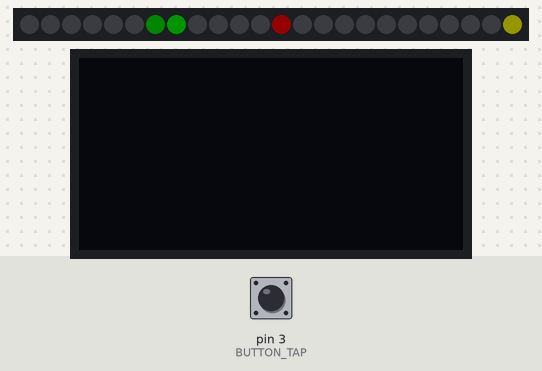
Recording of a sketch running on a simulated Arduino Uno, built with avr-gcc and run on an emulated ATmega328P. Shown: 24 RGB LEDs in strip order, left to right, 128×64 one-colour display. Inputs (shaded band) come from the test bench; at power-on: pin 3 (BUTTON_TAP) HIGH. Dim RGB values are drawn brighter than linear; random numbers use the default seed unless the sketch sets one.

Above: at 2.84 s.
3.3 s: pin 3 (BUTTON_TAP) pulled LOW for 0.15 s
At 4.7 s:
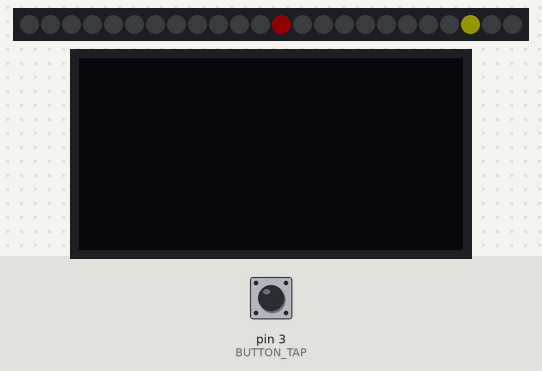
6.4 s: pin 3 (BUTTON_TAP) pulled LOW for 1 s
8.0 s: pin 3 (BUTTON_TAP) pulled LOW for 0.15 s
At 8.19 s:
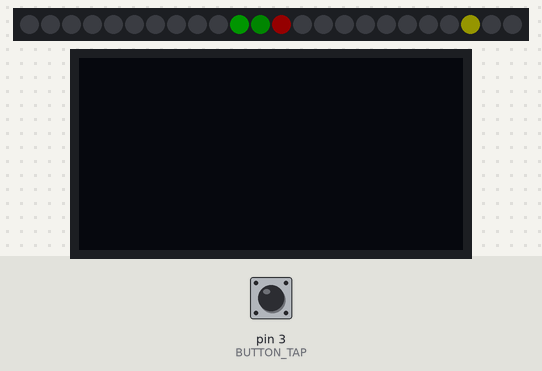
8.7 s: pin 3 (BUTTON_TAP) pulled LOW for 3.2 s
At 11.8 s:
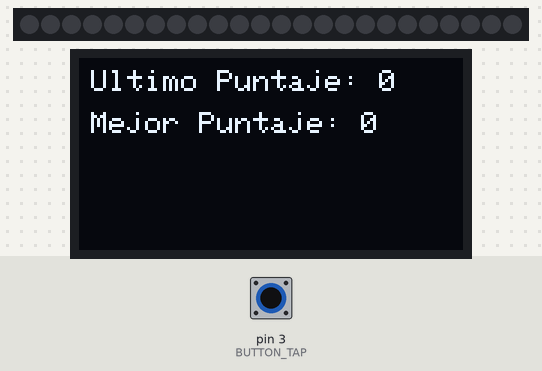
Timing chart, 0 to 13.3 s (numbered marks = the images above; inputs shaded):
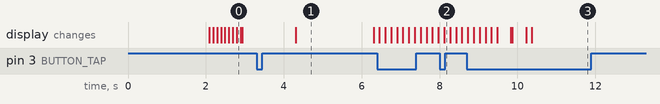

The sketch:

GameNeoPixel.ino
```cpp
// Librerias necesarias
#include <Adafruit_NeoPixel.h>
#include "OneButton.h"
#include <Wire.h>
#include <Adafruit_GFX.h>
#include <Adafruit_SSD1306.h>

// GPIO donde se conecta el aro
#define PIXELPIN       4

// Cantidad de leds que tiene el aro
#define NUMPIXELS      24

// GPIO donde se conecta el boton
#define BUTTON_TAP     3

#define OLED_RESET 4
Adafruit_SSD1306 display(OLED_RESET);

// Inicializo el boton
OneButton buttonTAP(BUTTON_TAP, false);

// Inicializo el aro
Adafruit_NeoPixel pixels = Adafruit_NeoPixel(NUMPIXELS, PIXELPIN, NEO_GRB + NEO_KHZ800);

// Variables
int playerIndex = -1;
int playerIndexTrail = -1;
int playerDirection = 1;
float nextMove = 0;
float currentPlayerSpeed = 100;
unsigned long countdown  = 0;
int enemyIndex = -1;
int coinIndex = -1;
int score = 0;
int bestScore = 0;
int lastScore = 0;
bool gameOver = false;

void setup()
{
  // Seteo el boton como entrada
  pinMode( BUTTON_TAP, INPUT );

  buttonTAP.attachClick(singleClick);
  buttonTAP.attachLongPressStart(longClick);

  // Inicializo el aro
  pixels.begin();
  pixels.setBrightness(20);

  countdown = millis() + 2000;

  display.begin(SSD1306_SWITCHCAPVCC, 0x3C);//CONFIGURA LA DIRECCION DEL DISPLAY
  display.clearDisplay();//BORRAR DISPLAY
  display.setTextColor(SSD1306_WHITE);//TEXTO EN COLOR BLANCO
  display.setTextSize(1);//TAMAÑO DE LA LETRA (SE PUDE AJUSTRAR CON DECIMALES EJEMPLO (1.1, 1.2, 1.3...)
  display.setCursor(5,10);
  display.println("Iniciando...");//TEXTO EN PANTALLA
  display.display();
  delay(2000);
  display.clearDisplay();
  display.display();
}

void loop()
{
  buttonTAP.tick();

  if ( gameOver )
    return;

  SetLevel();
  if ( countdown > millis() )
  {
    pixels.show();
    return;
  }
  DisplayPlayer();
  pixels.show();
}

// Limpio el nivel
void ClearLevel()
{
  for(int i=0;i<NUMPIXELS;i++)
      pixels.setPixelColor(i, pixels.Color(0,0,0));

  pixels.show();
}

// Muestro el mejor puntaje en amarillo, si el ultimo puntaje es menor al mejor puntaje lo muestro en rojo
void BestScore()
{
  // Mejor puntaje en amarillo
  for(int i=0;i<NUMPIXELS;i++)
  {
    if ( i < bestScore )
      pixels.setPixelColor(i, pixels.Color(255,155,0));
    else
      pixels.setPixelColor(i, pixels.Color(0,0,0));
  }

  if ( lastScore < bestScore )
  {
    for(int i=0;i<lastScore;i++)
      pixels.setPixelColor(i, pixels.Color(255,0,0));
  }
  pixels.show();
  display.setCursor(4,4);
  display.print("Ultimo Puntaje: ");
  display.print(lastScore);
  display.setCursor(4,18);
  display.print("Mejor Puntaje: ");
  display.print(bestScore);
  display.display();
  delay(3000);
  display.clearDisplay();
}

// Animacion de Game over
void GameOver()
{
  int a = enemyIndex;
  int b = enemyIndex;

  for(int i=0;i<NUMPIXELS/2;i++)
  {
      pixels.setPixelColor(a, pixels.Color(255,0,0));
      pixels.setPixelColor(b, pixels.Color(255,0,0));
      a = ( a + 1) % NUMPIXELS;
      b--;
      if ( b == -1 )
        b = NUMPIXELS;

      pixels.show();
      delay(20);
  }

  delay(100);

  a = enemyIndex;
  b = enemyIndex;

  for(int i=0;i<NUMPIXELS/2;i++)
  {
      pixels.setPixelColor(a, pixels.Color(0,0,0));
      pixels.setPixelColor(b, pixels.Color(0,0,0));

      a = ( a + 1) % NUMPIXELS;
      b--;
      if ( b == -1 )
        b = NUMPIXELS;

        pixels.show();
        delay(20);
  }

  // Mejor puntaje
  delay(100);
  BestScore();
}

// Seteo el nivel
void SetLevel()
{
  if ( enemyIndex < 0 )
  {
    if ( playerIndex < 0 )
    {
      enemyIndex = NUMPIXELS / 2;
    }
    else
    {
      enemyIndex = random(0, NUMPIXELS);

      while ( abs(enemyIndex - playerIndex ) < ( NUMPIXELS / 4 ) )
        enemyIndex = random(0, NUMPIXELS);
    }
  }
  if ( coinIndex < 0 )
  {
      coinIndex = random(0, NUMPIXELS);

      while ( abs(coinIndex - playerIndex ) < 7 || ( abs(coinIndex - enemyIndex ) < 7 ) )
        coinIndex = random(0, NUMPIXELS);
  }

  pixels.setPixelColor(enemyIndex, pixels.Color(255,0,0));
  pixels.setPixelColor(coinIndex, pixels.Color(255,255,0));
}

void DisplayPlayer()
{

  if ( nextMove < millis() )
  {
    nextMove = millis() + currentPlayerSpeed;

    if ( playerIndexTrail >= 0 )
        pixels.setPixelColor(playerIndexTrail, pixels.Color(0, 0, 0));

    if ( playerIndex >= 0)
    {
      pixels.setPixelColor(playerIndex, pixels.Color(0, 100, 0));
      playerIndexTrail = playerIndex;
    }

    playerIndex += playerDirection;

    if ( playerIndex < 0 )
      playerIndex = NUMPIXELS - 1;
    else if ( playerIndex == NUMPIXELS )
      playerIndex = 0;

    pixels.setPixelColor(playerIndex, pixels.Color(0, 255, 0));

    if ( playerIndex == coinIndex )
    {
      enemyIndex = -1;
      coinIndex = -1;
      score++;
      currentPlayerSpeed = constrain( currentPlayerSpeed - 10, 50, 150 );
      ClearLevel();
      pixels.setPixelColor(playerIndex, pixels.Color(0, 255, 0));
    }
    else if ( playerIndex == enemyIndex )
    {
      lastScore = score;
      if ( score >= bestScore )
        bestScore = score;

      GameOver();

      gameOver = true;
      enemyIndex = -1;
      coinIndex = -1;
      playerIndex = -1;
    }
  }
}

// Click simple de boton
void singleClick()
{
  if ( countdown > millis() )
    return;

  playerDirection = -playerDirection;
}

// Click largo de boton
void longClick()
{
    gameOver = !gameOver;
    if ( gameOver )
    {
      enemyIndex = -1;
      coinIndex = -1;
      playerIndex = -1;
      currentPlayerSpeed = 150;
      ClearLevel();
    }
    else
    {
      ClearLevel();
      score = 0;
      currentPlayerSpeed = 150;
      countdown = millis() + 2000;
    }
}
```
